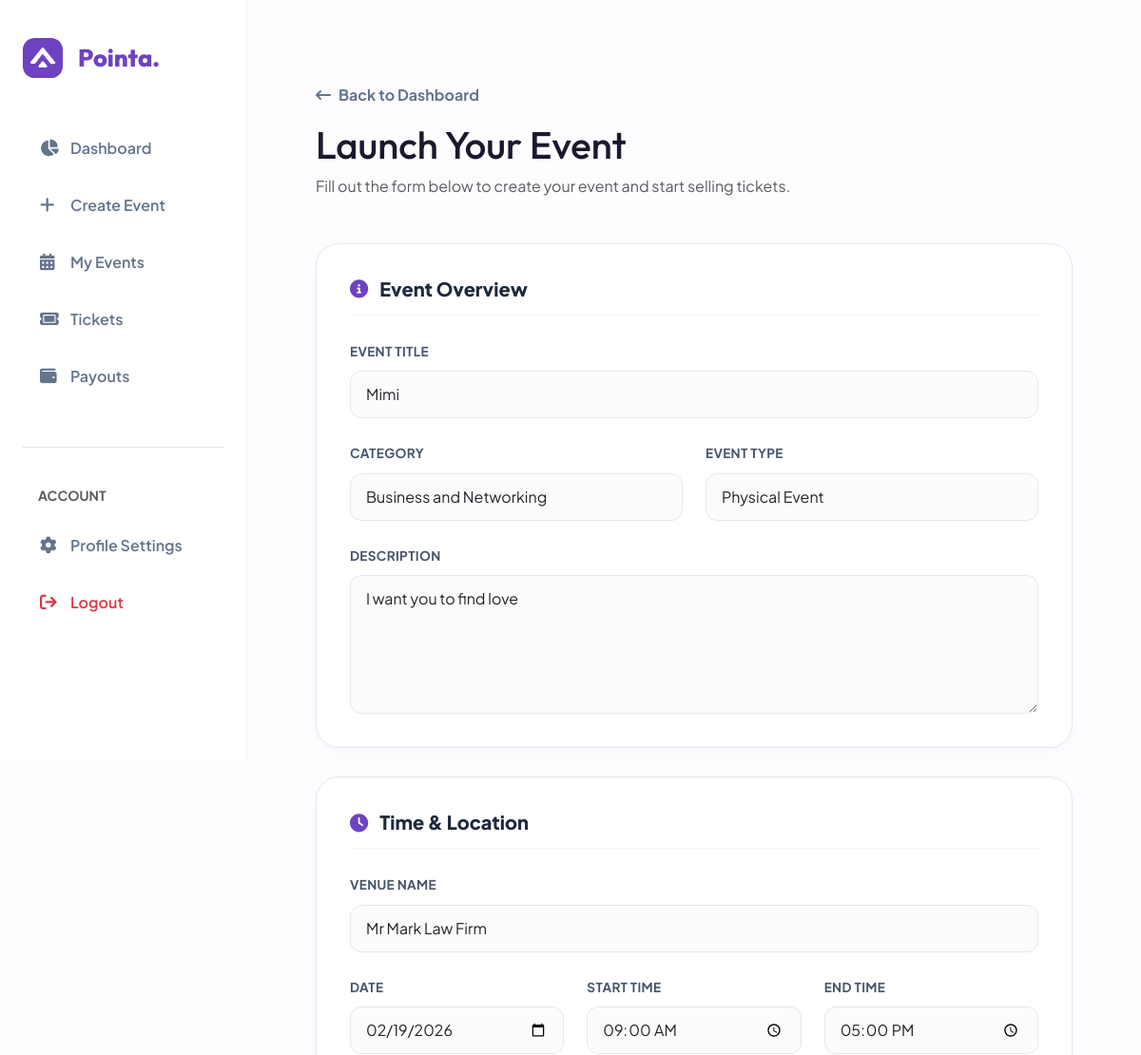
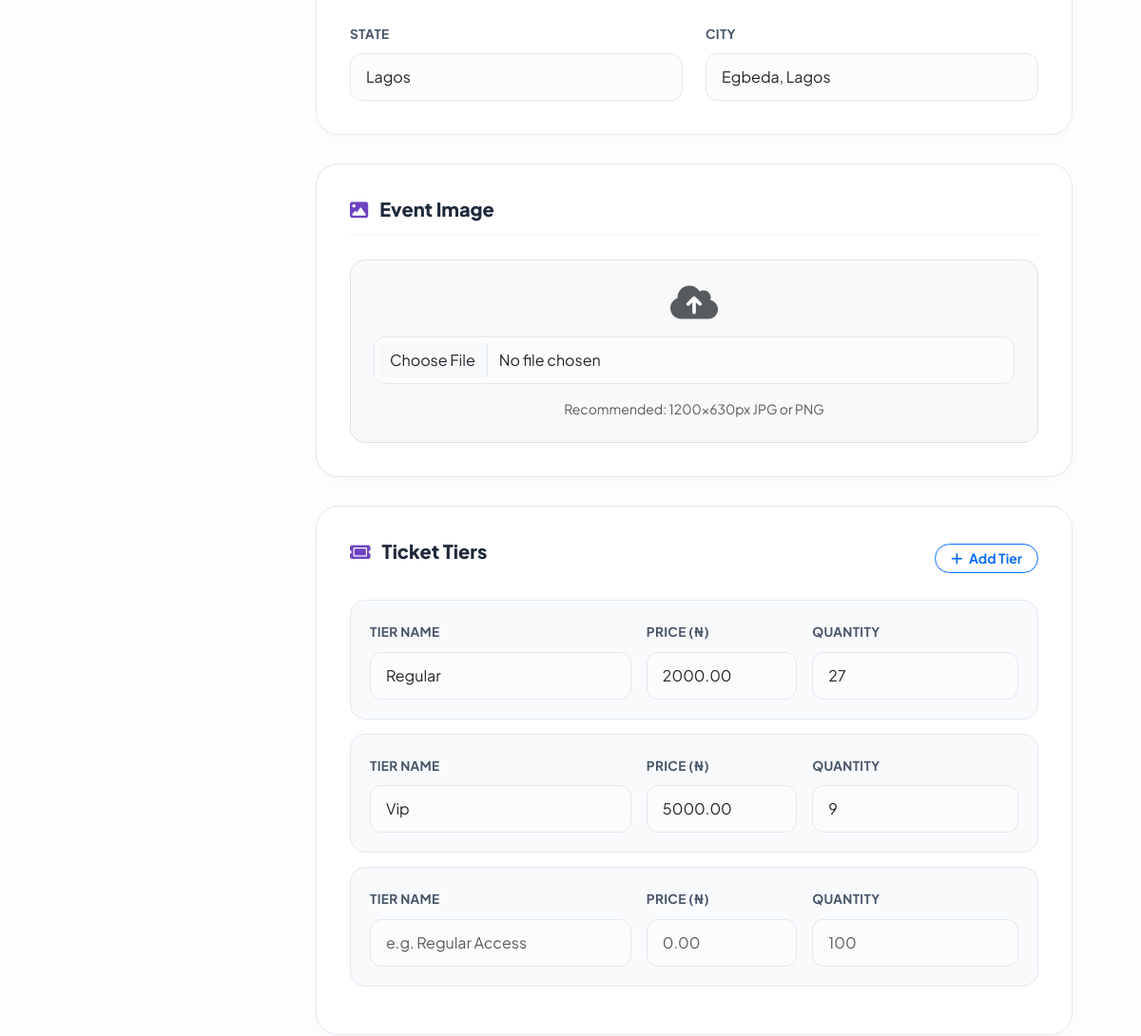
Before: /edit/1/ (signed in, upper part) with the older database file (2 pictures, top to bottom).
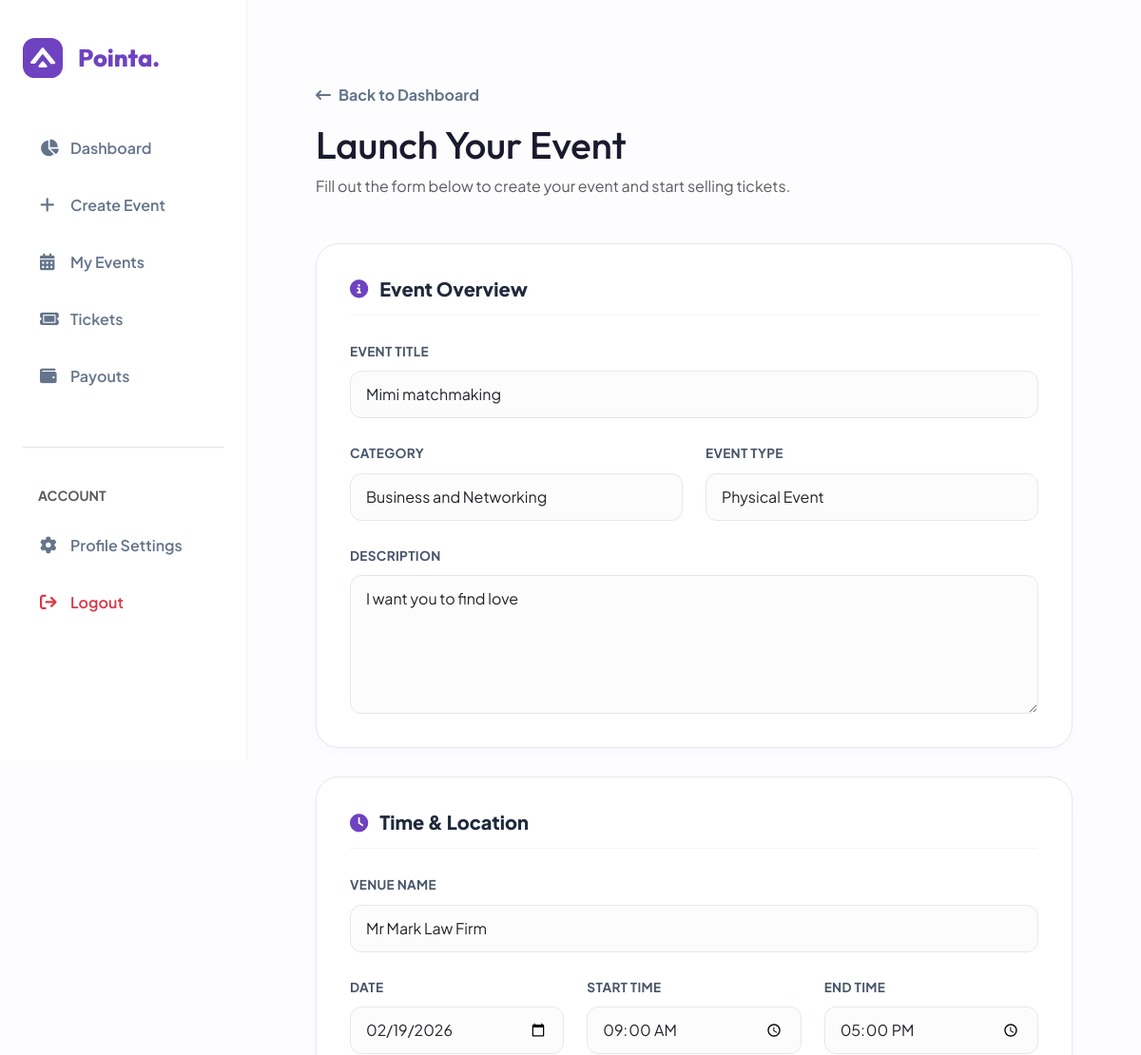
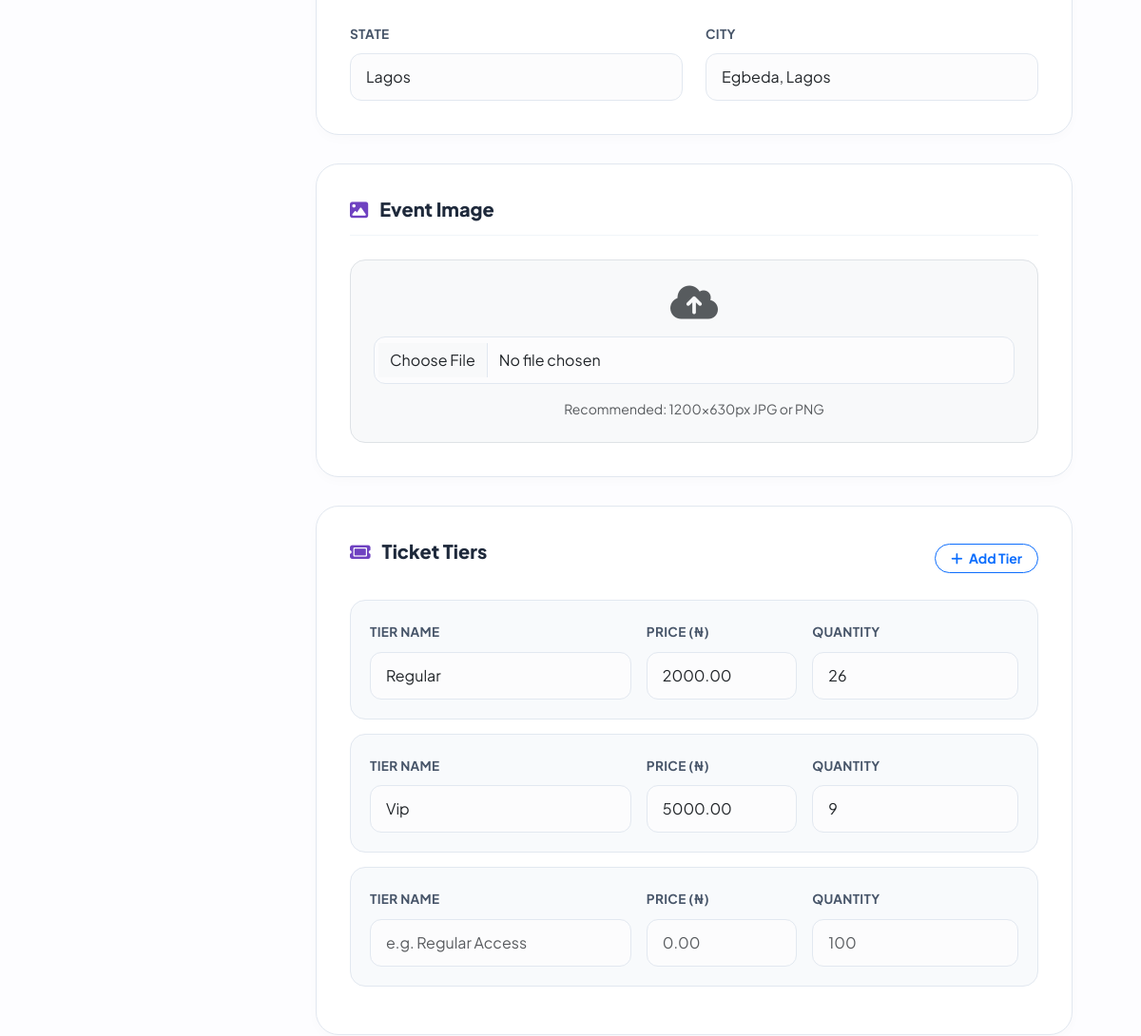
After: the same page with the newer database file (2 pictures, top to bottom).
### events/models.py (models this page shows, shortened)
class Event(models.Model):
    organizer = models.ForeignKey(
        Organizer,
        on_delete=models.CASCADE,
        related_name="events"
    )
    category = models.ForeignKey(
        Category,
        on_delete=models.SET_NULL,
        null=True,
        related_name="events"
    )
    title = models.CharField(max_length=200)
    description = models.TextField(blank=True)
    date = models.DateField()
    start_time = models.TimeField(default=datetime.time(9, 0))  # 09:00 AM
    end_time = models.TimeField(default=datetime.time(17, 0))  # 05:00 PM
    venue = models.CharField(max_length=255, blank=True)
    STATE_CHOICES = [
        ("lagos", "Lagos"),
        ("abuja", "Abuja (FCT)"),
    ]
    state = models.CharField(
        max_length=20,
        choices=STATE_CHOICES
    )
    city = models.CharField(max_length=100, blank=True)
    image = models.ImageField(
        upload_to="events/",
        blank=True,
        null=True
    )
    STATUS_CHOICES = [
        ("active", "Active"),
        ("cancelled", "Cancelled"),
        ("completed", "Completed"),
    ]
    status = models.CharField(
        max_length=10,
        choices=STATUS_CHOICES,
        default="active"
    )
    EVENT_TYPE_CHOICES = [
    ("physical", "Physical Event"),
    ("online", "Online Event"),
    ("hybrid", "Hybrid Event"),
    ]
    event_type = models.CharField(
        max_length=10,
        choices=EVENT_TYPE_CHOICES,
        default="physical"
    )
    created_at = models.DateTimeField(auto_now_add=True)
    class Meta:
        ordering = ["-created_at"]

### events/views.py (the view)
# urls.py: path('edit/<int:pk>/', views.edit_event, name='edit_event'),
def edit_event(request, pk):
    try:
        org = request.user.organizer
    except Organizer.DoesNotExist:
        return redirect('organizer_login')
    event = get_object_or_404(Event, pk=pk, organizer=org)
    if request.method == "POST":
        form = EventForm(request.POST, request.FILES, instance=event)
        ticket_formset = TicketFormSet(request.POST, instance=event)
        if form.is_valid() and ticket_formset.is_valid():
            form.save()
            ticket_formset.save()
            messages.success(request, "Event updated successfully.")
            return redirect("my_events")
    else:
        form = EventForm(instance=event)
        ticket_formset = TicketFormSet(instance=event)
    return render(request, "events/edit_event.html", {
        "form": form,
        "ticket_formset": ticket_formset
    })

### events/models.py (called while the page is built)
    def __str__(self):
        return self.name

### events/templates/events/edit_event.html (shortened to what this page needs)
{%extends 'events/org_dashboard.html'%}
{%block content%}
<div class="container py-5" style="max-width: 900px;">
    <div class="mb-5">
        <a href="{%url 'org_dashboard'%}" class="back-link mb-3"><i class="fa-solid fa-arrow-left-long"></i> Back to Dashboard</a>
        <h1 class="fw-800" style="font-family: 'Outfit';">Launch Your Event</h1>
        <p class="text-muted">Fill out the form below to create your event and start selling tickets.</p>
    </div>
    <form method="POST" enctype="multipart/form-data">
        <div class="form-card">
            <div class="section-header"><i class="fa-solid fa-circle-info"></i><h5>Event Overview</h5></div>
            <div class="mb-4">
                <label class="form-label">Event Title</label>
                {{ form.title }}
            </div>
            <div class="row">
                <div class="col-md-6 mb-4"><label class="form-label">Category</label>{{ form.category }}</div>
                <div class="col-md-6 mb-4"><label class="form-label">Event Type</label>{{ form.event_type }}</div>
            </div>
            <div class="mb-0"><label class="form-label">Description</label>{{ form.description }}</div>
        </div>
        <div class="form-card">
            <div class="section-header"><i class="fa-solid fa-clock"></i><h5>Time & Location</h5></div>
            <div class="mb-4"><label class="form-label">Venue Name</label>{{ form.venue }}</div>
            <div class="row">
                <div class="col-md-4 mb-4"><label class="form-label">Date</label>{{ form.date }}</div>
                <div class="col-md-4 mb-4"><label class="form-label">Start Time</label>{{ form.start_time }}</div>
                <div class="col-md-4 mb-4"><label class="form-label">End Time</label>{{ form.end_time }}</div>
            </div>
            <div class="row">
                <div class="col-md-6 mb-0"><label class="form-label">State</label>{{ form.state }}</div>
                <div class="col-md-6 mb-0"><label class="form-label">City</label>{{ form.city }}</div>
            </div>
        </div>
        <div class="form-card text-center">
            <div class="section-header text-start"><i class="fa-solid fa-image"></i><h5>Event Image</h5></div>
            <div class="py-4 border rounded-4 bg-light">
                <i class="fa-solid fa-cloud-arrow-up display-6 text-muted mb-3 d-block"></i>
                <div class="px-4">{{ form.image }}</div>
                <p class="small text-muted mt-3 mb-0 px-2">Recommended: 1200x630px JPG or PNG</p>
            </div>
        </div>
        <div class="form-card">
            <div class="d-flex justify-content-between align-items-center mb-4">
                <div class="section-header border-0 mb-0"><i class="fa-solid fa-ticket"></i><h5>Ticket Tiers</h5></div>
                <button type="button" class="btn btn-sm btn-outline-primary fw-bold px-3 rounded-pill" id="add-ticket">
                    <i class="fa-solid fa-plus me-1"></i> Add Tier
                </button>
            </div>
            <div id="ticket-list">
                {% for t_form in ticket_formset %}
                <div class="ticket-item">
                    <div class="row g-3">
                        <div class="col-md-5">
                            <label class="form-label small">Tier Name</label>
                            {{ t_form.name }}
                        </div>
                        <div class="col-md-3">
                            <label class="form-label small">Price (₦)</label>
                            {{ t_form.price }}
                        </div>
                        <div class="col-md-4">
                            <label class="form-label small">Quantity</label>
                            {{ t_form.quantity_available }}
                        </div>
                    </div>
                </div>
                {% endfor %}
            </div>
        </div>
    </form>
</div>
{%endblock content%}

Changed rows visible on the page:
changed Event "Business and Networking": title "Mimi" → "Mimi matchmaking"
Other visible differences:
form field quantity_available: "27" → "26"
